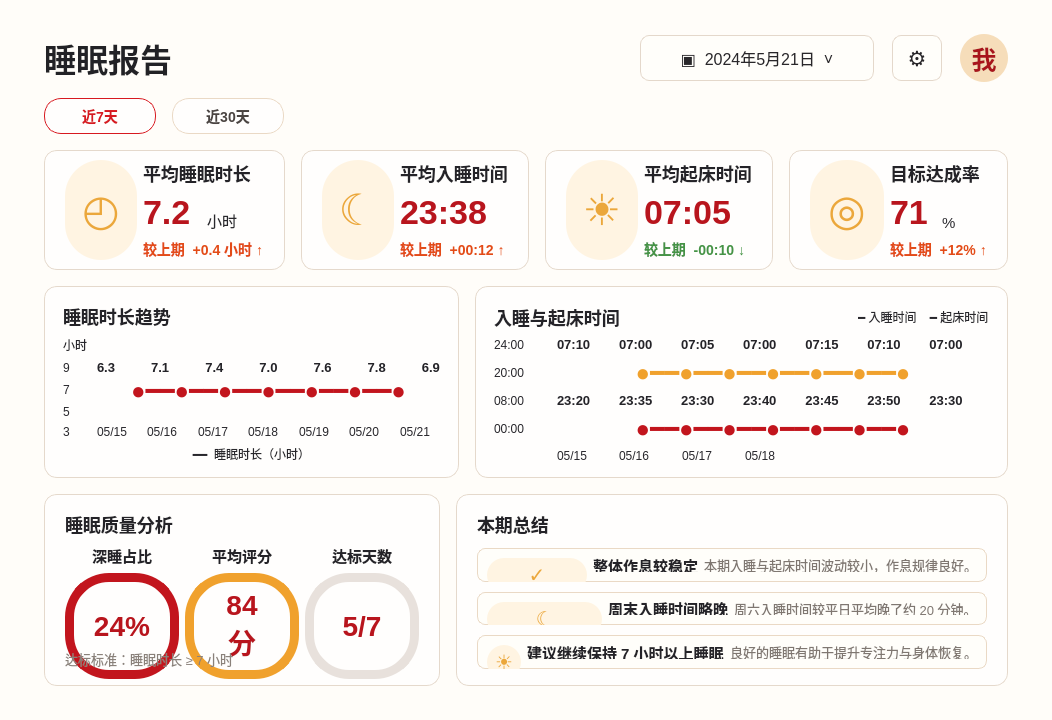
<?xml version="1.0" encoding="UTF-8"?>
<ui version="4.0">
 <class>Form</class>
 <widget class="QWidget" name="Form">
  <property name="geometry">
   <rect>
    <x>0</x>
    <y>0</y>
    <width>1052</width>
    <height>720</height>
   </rect>
  </property>
  <property name="minimumSize">
   <size>
    <width>940</width>
    <height>640</height>
   </size>
  </property>
  <property name="windowTitle">
   <string>睡眠报告</string>
  </property>
  <property name="styleSheet">
   <string notr="true">#Form {
    background: #fffdf9;
    color: #25252a;
    font-family: "Microsoft YaHei UI", "Microsoft YaHei", sans-serif;
}

QLabel {
    color: #28272c;
    font-family: "Microsoft YaHei UI", "Microsoft YaHei", sans-serif;
}

#titleLabel {
    color: #222226;
    font-size: 32px;
    font-weight: 800;
}

#dateButton,
#settingsButton {
    min-height: 44px;
    border: 1px solid #e4d8cb;
    border-radius: 9px;
    background: #fffefa;
    color: #29272a;
    font-size: 16px;
}

#dateButton {
    min-width: 196px;
    padding: 0 18px;
}

#settingsButton {
    min-width: 48px;
    font-size: 21px;
}

#dateButton:hover,
#settingsButton:hover,
#rangeButton:hover,
#rangeButton_2:hover {
    border-color: #cfb99c;
    background: #fff8ed;
}

#avatarLabel {
    min-width: 48px;
    min-height: 48px;
    border-radius: 24px;
    background: #f6ddba;
    color: #a9141c;
    font-size: 25px;
    font-weight: 700;
}

#rangeButton,
#rangeButton_2 {
    min-width: 110px;
    min-height: 34px;
    border: 1px solid #ead9c5;
    border-radius: 17px;
    background: #fffefd;
    color: #4a4441;
    font-size: 14px;
    font-weight: 700;
}

#rangeButton {
    border-color: #d71920;
    color: #d71920;
}

#statFrame,
#statFrame_2,
#statFrame_3,
#statFrame_4,
#durationChartFrame,
#timeChartFrame,
#qualityFrame,
#summaryFrame {
    background: #fffefd;
    border: 1px solid #e5d9cc;
    border-radius: 13px;
}

#statIcon,
#statIcon_2,
#statIcon_3,
#statIcon_4 {
    min-width: 72px;
    min-height: 72px;
    border-radius: 36px;
    background: #fff4e2;
    color: #eba73b;
    font-size: 43px;
    font-weight: 900;
}

#statTitle,
#statTitle_2,
#statTitle_3,
#statTitle_4,
#chartTitle,
#chartTitle_2,
#chartTitle_3,
#chartTitle_4 {
    color: #242328;
    font-size: 18px;
    font-weight: 800;
}

#statValue,
#statValue_2,
#statValue_3,
#statValue_4 {
    color: #b8151d;
    font-size: 34px;
    font-weight: 900;
}

#statUnit,
#statUnit_2,
#statUnit_3,
#statUnit_4 {
    color: #28272c;
    font-size: 15px;
}

#statChange,
#statChange_2,
#statChange_4 {
    color: #e34b17;
    font-size: 14px;
    font-weight: 700;
}

#statChange_3 {
    color: #459346;
    font-size: 14px;
    font-weight: 700;
}

#axisLabel,
#axisLabel_2,
#axisLabel_3,
#axisLabel_4,
#axisLabel_5,
#axisLabel_6,
#axisLabel_7,
#axisLabel_8,
#axisLabel_9,
#axisLabel_10,
#axisLabel_11,
#axisLabel_12,
#axisLabel_13,
#axisLabel_14,
#axisLabel_15,
#axisLabel_16,
#axisLabel_17,
#axisLabel_18,
#axisLabel_19,
#axisLabel_20,
#axisLabel_21,
#axisLabel_22 {
    color: #4f4945;
    font-size: 12px;
}

#lineLabel,
#lineLabel_2 {
    color: #c2151d;
    font-size: 24px;
    font-weight: 900;
}

#lineLabel_3 {
    color: #f0a12d;
    font-size: 24px;
    font-weight: 900;
}

#pointLabel,
#pointLabel_2,
#pointLabel_3,
#pointLabel_4,
#pointLabel_5,
#pointLabel_6,
#pointLabel_7 {
    color: #242328;
    font-size: 13px;
    font-weight: 800;
}

#ringLabel,
#ringLabel_2,
#ringLabel_3 {
    min-width: 88px;
    min-height: 88px;
    border-radius: 44px;
    border: 9px solid #f0a12d;
    background: #fffefd;
    color: #b8151d;
    font-size: 28px;
    font-weight: 900;
}

#ringLabel {
    border-color: #c2151d;
}

#ringLabel_3 {
    border-color: #e8e1dc;
}

#qualityTitle,
#qualityTitle_2,
#qualityTitle_3 {
    color: #242328;
    font-size: 15px;
    font-weight: 800;
}

#qualityHint {
    color: #8a817a;
    font-size: 13px;
}

#summaryRow,
#summaryRow_2,
#summaryRow_3 {
    background: #fffefa;
    border: 1px solid #ead9c5;
    border-radius: 8px;
}

#summaryIcon,
#summaryIcon_2,
#summaryIcon_3 {
    min-width: 34px;
    min-height: 34px;
    border-radius: 17px;
    background: #fff4e2;
    color: #eba73b;
    font-size: 20px;
    font-weight: 900;
}

#summaryTitle,
#summaryTitle_2,
#summaryTitle_3 {
    color: #242328;
    font-size: 15px;
    font-weight: 800;
}

#summaryText,
#summaryText_2,
#summaryText_3 {
    color: #7f7771;
    font-size: 13px;
}</string>
  </property>
  <layout class="QVBoxLayout" name="verticalLayout" stretch="0,0,0,1,1">
   <property name="spacing">
    <number>16</number>
   </property>
   <property name="leftMargin">
    <number>44</number>
   </property>
   <property name="topMargin">
    <number>34</number>
   </property>
   <property name="rightMargin">
    <number>44</number>
   </property>
   <property name="bottomMargin">
    <number>34</number>
   </property>
   <item>
    <layout class="QHBoxLayout" name="topLayout">
     <property name="spacing">
      <number>18</number>
     </property>
     <item>
      <widget class="QLabel" name="titleLabel">
       <property name="text">
        <string>睡眠报告</string>
       </property>
      </widget>
     </item>
     <item>
      <spacer name="horizontalSpacer">
       <property name="orientation">
        <enum>Qt::Orientation::Horizontal</enum>
       </property>
       <property name="sizeHint" stdset="0">
        <size>
         <width>40</width>
         <height>20</height>
        </size>
       </property>
      </spacer>
     </item>
     <item>
      <widget class="QPushButton" name="dateButton">
       <property name="text">
        <string>▣  2024年5月21日  ˅</string>
       </property>
      </widget>
     </item>
     <item>
      <widget class="QPushButton" name="settingsButton">
       <property name="text">
        <string>⚙</string>
       </property>
      </widget>
     </item>
     <item>
      <widget class="QLabel" name="avatarLabel">
       <property name="text">
        <string>我</string>
       </property>
       <property name="alignment">
        <set>Qt::AlignmentFlag::AlignCenter</set>
       </property>
      </widget>
     </item>
    </layout>
   </item>
   <item>
    <layout class="QHBoxLayout" name="rangeLayout">
     <item><widget class="QPushButton" name="rangeButton"><property name="text"><string>近7天</string></property></widget></item>
     <item><widget class="QPushButton" name="rangeButton_2"><property name="text"><string>近30天</string></property></widget></item>
     <item><spacer name="rangeSpacer"><property name="orientation"><enum>Qt::Orientation::Horizontal</enum></property><property name="sizeHint" stdset="0"><size><width>40</width><height>20</height></size></property></spacer></item>
    </layout>
   </item>
   <item>
    <layout class="QHBoxLayout" name="statsLayout">
     <property name="spacing"><number>16</number></property>
     <item>
      <widget class="QFrame" name="statFrame">
       <property name="frameShape"><enum>QFrame::Shape::NoFrame</enum></property>
       <layout class="QHBoxLayout" name="statLayout">
        <property name="leftMargin"><number>20</number></property><property name="rightMargin"><number>20</number></property>
        <item><widget class="QLabel" name="statIcon"><property name="text"><string>◴</string></property><property name="alignment"><set>Qt::AlignmentFlag::AlignCenter</set></property></widget></item>
        <item>
         <layout class="QVBoxLayout" name="statTextLayout">
          <item><widget class="QLabel" name="statTitle"><property name="text"><string>平均睡眠时长</string></property></widget></item>
          <item><layout class="QHBoxLayout" name="statValueLayout"><item><widget class="QLabel" name="statValue"><property name="text"><string>7.2</string></property></widget></item><item><widget class="QLabel" name="statUnit"><property name="text"><string>小时</string></property><property name="alignment"><set>Qt::AlignmentFlag::AlignBottom|Qt::AlignmentFlag::AlignLeft</set></property></widget></item></layout></item>
          <item><widget class="QLabel" name="statChange"><property name="text"><string>较上期  +0.4 小时 ↑</string></property></widget></item>
         </layout>
        </item>
       </layout>
      </widget>
     </item>
     <item>
      <widget class="QFrame" name="statFrame_2">
       <property name="frameShape"><enum>QFrame::Shape::NoFrame</enum></property>
       <layout class="QHBoxLayout" name="statLayout_2">
        <property name="leftMargin"><number>20</number></property><property name="rightMargin"><number>20</number></property>
        <item><widget class="QLabel" name="statIcon_2"><property name="text"><string>☾</string></property><property name="alignment"><set>Qt::AlignmentFlag::AlignCenter</set></property></widget></item>
        <item>
         <layout class="QVBoxLayout" name="statTextLayout_2">
          <item><widget class="QLabel" name="statTitle_2"><property name="text"><string>平均入睡时间</string></property></widget></item>
          <item><widget class="QLabel" name="statValue_2"><property name="text"><string>23:38</string></property></widget></item>
          <item><widget class="QLabel" name="statChange_2"><property name="text"><string>较上期  +00:12 ↑</string></property></widget></item>
         </layout>
        </item>
       </layout>
      </widget>
     </item>
     <item>
      <widget class="QFrame" name="statFrame_3">
       <property name="frameShape"><enum>QFrame::Shape::NoFrame</enum></property>
       <layout class="QHBoxLayout" name="statLayout_3">
        <property name="leftMargin"><number>20</number></property><property name="rightMargin"><number>20</number></property>
        <item><widget class="QLabel" name="statIcon_3"><property name="text"><string>☀</string></property><property name="alignment"><set>Qt::AlignmentFlag::AlignCenter</set></property></widget></item>
        <item>
         <layout class="QVBoxLayout" name="statTextLayout_3">
          <item><widget class="QLabel" name="statTitle_3"><property name="text"><string>平均起床时间</string></property></widget></item>
          <item><widget class="QLabel" name="statValue_3"><property name="text"><string>07:05</string></property></widget></item>
          <item><widget class="QLabel" name="statChange_3"><property name="text"><string>较上期  -00:10 ↓</string></property></widget></item>
         </layout>
        </item>
       </layout>
      </widget>
     </item>
     <item>
      <widget class="QFrame" name="statFrame_4">
       <property name="frameShape"><enum>QFrame::Shape::NoFrame</enum></property>
       <layout class="QHBoxLayout" name="statLayout_4">
        <property name="leftMargin"><number>20</number></property><property name="rightMargin"><number>20</number></property>
        <item><widget class="QLabel" name="statIcon_4"><property name="text"><string>◎</string></property><property name="alignment"><set>Qt::AlignmentFlag::AlignCenter</set></property></widget></item>
        <item>
         <layout class="QVBoxLayout" name="statTextLayout_4">
          <item><widget class="QLabel" name="statTitle_4"><property name="text"><string>目标达成率</string></property></widget></item>
          <item><layout class="QHBoxLayout" name="statValueLayout_4"><item><widget class="QLabel" name="statValue_4"><property name="text"><string>71</string></property></widget></item><item><widget class="QLabel" name="statUnit_4"><property name="text"><string>%</string></property><property name="alignment"><set>Qt::AlignmentFlag::AlignBottom|Qt::AlignmentFlag::AlignLeft</set></property></widget></item></layout></item>
          <item><widget class="QLabel" name="statChange_4"><property name="text"><string>较上期  +12% ↑</string></property></widget></item>
         </layout>
        </item>
       </layout>
      </widget>
     </item>
    </layout>
   </item>
   <item>
    <layout class="QHBoxLayout" name="chartsLayout">
     <property name="spacing"><number>16</number></property>
     <item>
      <widget class="QFrame" name="durationChartFrame">
       <property name="frameShape"><enum>QFrame::Shape::NoFrame</enum></property>
       <layout class="QVBoxLayout" name="durationChartLayout">
        <property name="leftMargin"><number>18</number></property><property name="topMargin"><number>16</number></property><property name="rightMargin"><number>18</number></property><property name="bottomMargin"><number>14</number></property>
        <item><widget class="QLabel" name="chartTitle"><property name="text"><string>睡眠时长趋势</string></property></widget></item>
        <item>
         <layout class="QGridLayout" name="durationGrid">
          <property name="horizontalSpacing"><number>10</number></property>
          <item row="0" column="0"><widget class="QLabel" name="axisLabel"><property name="text"><string>小时</string></property></widget></item>
          <item row="1" column="0"><widget class="QLabel" name="axisLabel_2"><property name="text"><string>9</string></property></widget></item>
          <item row="2" column="0"><widget class="QLabel" name="axisLabel_3"><property name="text"><string>7</string></property></widget></item>
          <item row="3" column="0"><widget class="QLabel" name="axisLabel_4"><property name="text"><string>5</string></property></widget></item>
          <item row="4" column="0"><widget class="QLabel" name="axisLabel_5"><property name="text"><string>3</string></property></widget></item>
          <item row="1" column="1" colspan="7"><widget class="QLabel" name="pointLabel"><property name="text"><string>6.3          7.1          7.4          7.0          7.6          7.8          6.9</string></property></widget></item>
          <item row="2" column="1" colspan="7"><widget class="QLabel" name="lineLabel"><property name="text"><string>●━━●━━●━━●━━●━━●━━●</string></property><property name="alignment"><set>Qt::AlignmentFlag::AlignCenter</set></property></widget></item>
          <item row="4" column="1"><widget class="QLabel" name="axisLabel_6"><property name="text"><string>05/15</string></property></widget></item>
          <item row="4" column="2"><widget class="QLabel" name="axisLabel_7"><property name="text"><string>05/16</string></property></widget></item>
          <item row="4" column="3"><widget class="QLabel" name="axisLabel_8"><property name="text"><string>05/17</string></property></widget></item>
          <item row="4" column="4"><widget class="QLabel" name="axisLabel_9"><property name="text"><string>05/18</string></property></widget></item>
          <item row="4" column="5"><widget class="QLabel" name="axisLabel_10"><property name="text"><string>05/19</string></property></widget></item>
          <item row="4" column="6"><widget class="QLabel" name="axisLabel_11"><property name="text"><string>05/20</string></property></widget></item>
          <item row="4" column="7"><widget class="QLabel" name="axisLabel_12"><property name="text"><string>05/21</string></property></widget></item>
         </layout>
        </item>
        <item><widget class="QLabel" name="axisLabel_13"><property name="text"><string>━━  睡眠时长（小时）</string></property><property name="alignment"><set>Qt::AlignmentFlag::AlignCenter</set></property></widget></item>
       </layout>
      </widget>
     </item>
     <item>
      <widget class="QFrame" name="timeChartFrame">
       <property name="frameShape"><enum>QFrame::Shape::NoFrame</enum></property>
       <layout class="QVBoxLayout" name="timeChartLayout">
        <property name="leftMargin"><number>18</number></property><property name="topMargin"><number>16</number></property><property name="rightMargin"><number>18</number></property><property name="bottomMargin"><number>14</number></property>
        <item>
         <layout class="QHBoxLayout" name="timeTitleLayout">
          <item><widget class="QLabel" name="chartTitle_2"><property name="text"><string>入睡与起床时间</string></property></widget></item>
          <item><spacer name="timeTitleSpacer"><property name="orientation"><enum>Qt::Orientation::Horizontal</enum></property><property name="sizeHint" stdset="0"><size><width>40</width><height>20</height></size></property></spacer></item>
          <item><widget class="QLabel" name="axisLabel_14"><property name="text"><string>━ 入睡时间    ━ 起床时间</string></property></widget></item>
         </layout>
        </item>
        <item>
         <layout class="QGridLayout" name="timeGrid">
          <item row="0" column="0"><widget class="QLabel" name="axisLabel_15"><property name="text"><string>24:00</string></property></widget></item>
          <item row="1" column="0"><widget class="QLabel" name="axisLabel_16"><property name="text"><string>20:00</string></property></widget></item>
          <item row="2" column="0"><widget class="QLabel" name="axisLabel_17"><property name="text"><string>08:00</string></property></widget></item>
          <item row="3" column="0"><widget class="QLabel" name="axisLabel_18"><property name="text"><string>00:00</string></property></widget></item>
          <item row="0" column="1" colspan="7"><widget class="QLabel" name="pointLabel_2"><property name="text"><string>07:10        07:00        07:05        07:00        07:15        07:10        07:00</string></property></widget></item>
          <item row="1" column="1" colspan="7"><widget class="QLabel" name="lineLabel_3"><property name="text"><string>●━━●━━●━━●━━●━━●━━●</string></property><property name="alignment"><set>Qt::AlignmentFlag::AlignCenter</set></property></widget></item>
          <item row="2" column="1" colspan="7"><widget class="QLabel" name="pointLabel_3"><property name="text"><string>23:20        23:35        23:30        23:40        23:45        23:50        23:30</string></property></widget></item>
          <item row="3" column="1" colspan="7"><widget class="QLabel" name="lineLabel_2"><property name="text"><string>●━━●━━●━━●━━●━━●━━●</string></property><property name="alignment"><set>Qt::AlignmentFlag::AlignCenter</set></property></widget></item>
          <item row="4" column="1"><widget class="QLabel" name="axisLabel_19"><property name="text"><string>05/15</string></property></widget></item>
          <item row="4" column="2"><widget class="QLabel" name="axisLabel_20"><property name="text"><string>05/16</string></property></widget></item>
          <item row="4" column="3"><widget class="QLabel" name="axisLabel_21"><property name="text"><string>05/17</string></property></widget></item>
          <item row="4" column="4"><widget class="QLabel" name="axisLabel_22"><property name="text"><string>05/18</string></property></widget></item>
         </layout>
        </item>
       </layout>
      </widget>
     </item>
    </layout>
   </item>
   <item>
    <layout class="QHBoxLayout" name="bottomLayout">
     <property name="spacing"><number>16</number></property>
     <item>
      <widget class="QFrame" name="qualityFrame">
       <property name="frameShape"><enum>QFrame::Shape::NoFrame</enum></property>
       <layout class="QVBoxLayout" name="qualityLayout">
        <property name="leftMargin"><number>20</number></property><property name="topMargin"><number>16</number></property><property name="rightMargin"><number>20</number></property><property name="bottomMargin"><number>16</number></property>
        <item><widget class="QLabel" name="chartTitle_3"><property name="text"><string>睡眠质量分析</string></property></widget></item>
        <item>
         <layout class="QHBoxLayout" name="ringsLayout">
          <item>
           <layout class="QVBoxLayout" name="ringLayout">
            <item><widget class="QLabel" name="qualityTitle"><property name="text"><string>深睡占比</string></property><property name="alignment"><set>Qt::AlignmentFlag::AlignCenter</set></property></widget></item>
            <item><widget class="QLabel" name="ringLabel"><property name="text"><string>24%</string></property><property name="alignment"><set>Qt::AlignmentFlag::AlignCenter</set></property></widget></item>
           </layout>
          </item>
          <item>
           <layout class="QVBoxLayout" name="ringLayout_2">
            <item><widget class="QLabel" name="qualityTitle_2"><property name="text"><string>平均评分</string></property><property name="alignment"><set>Qt::AlignmentFlag::AlignCenter</set></property></widget></item>
            <item><widget class="QLabel" name="ringLabel_2"><property name="text"><string>84&#10;分</string></property><property name="alignment"><set>Qt::AlignmentFlag::AlignCenter</set></property></widget></item>
           </layout>
          </item>
          <item>
           <layout class="QVBoxLayout" name="ringLayout_3">
            <item><widget class="QLabel" name="qualityTitle_3"><property name="text"><string>达标天数</string></property><property name="alignment"><set>Qt::AlignmentFlag::AlignCenter</set></property></widget></item>
            <item><widget class="QLabel" name="ringLabel_3"><property name="text"><string>5/7</string></property><property name="alignment"><set>Qt::AlignmentFlag::AlignCenter</set></property></widget></item>
           </layout>
          </item>
         </layout>
        </item>
        <item><widget class="QLabel" name="qualityHint"><property name="text"><string>达标标准：睡眠时长 ≥ 7 小时</string></property></widget></item>
       </layout>
      </widget>
     </item>
     <item>
      <widget class="QFrame" name="summaryFrame">
       <property name="frameShape"><enum>QFrame::Shape::NoFrame</enum></property>
       <layout class="QVBoxLayout" name="summaryLayout">
        <property name="spacing"><number>10</number></property>
        <property name="leftMargin"><number>20</number></property><property name="topMargin"><number>16</number></property><property name="rightMargin"><number>20</number></property><property name="bottomMargin"><number>16</number></property>
        <item><widget class="QLabel" name="chartTitle_4"><property name="text"><string>本期总结</string></property></widget></item>
        <item>
         <widget class="QFrame" name="summaryRow">
          <layout class="QHBoxLayout" name="summaryRowLayout">
           <item><widget class="QLabel" name="summaryIcon"><property name="text"><string>✓</string></property><property name="alignment"><set>Qt::AlignmentFlag::AlignCenter</set></property></widget></item>
           <item><widget class="QLabel" name="summaryTitle"><property name="text"><string>整体作息较稳定</string></property></widget></item>
           <item><widget class="QLabel" name="summaryText"><property name="text"><string>本期入睡与起床时间波动较小，作息规律良好。</string></property></widget></item>
          </layout>
         </widget>
        </item>
        <item>
         <widget class="QFrame" name="summaryRow_2">
          <layout class="QHBoxLayout" name="summaryRowLayout_2">
           <item><widget class="QLabel" name="summaryIcon_2"><property name="text"><string>☾</string></property><property name="alignment"><set>Qt::AlignmentFlag::AlignCenter</set></property></widget></item>
           <item><widget class="QLabel" name="summaryTitle_2"><property name="text"><string>周末入睡时间略晚</string></property></widget></item>
           <item><widget class="QLabel" name="summaryText_2"><property name="text"><string>周六入睡时间较平日平均晚了约 20 分钟。</string></property></widget></item>
          </layout>
         </widget>
        </item>
        <item>
         <widget class="QFrame" name="summaryRow_3">
          <layout class="QHBoxLayout" name="summaryRowLayout_3">
           <item><widget class="QLabel" name="summaryIcon_3"><property name="text"><string>☀</string></property><property name="alignment"><set>Qt::AlignmentFlag::AlignCenter</set></property></widget></item>
           <item><widget class="QLabel" name="summaryTitle_3"><property name="text"><string>建议继续保持 7 小时以上睡眠</string></property></widget></item>
           <item><widget class="QLabel" name="summaryText_3"><property name="text"><string>良好的睡眠有助于提升专注力与身体恢复。</string></property></widget></item>
          </layout>
         </widget>
        </item>
       </layout>
      </widget>
     </item>
    </layout>
   </item>
  </layout>
 </widget>
 <resources/>
 <connections/>
</ui>
